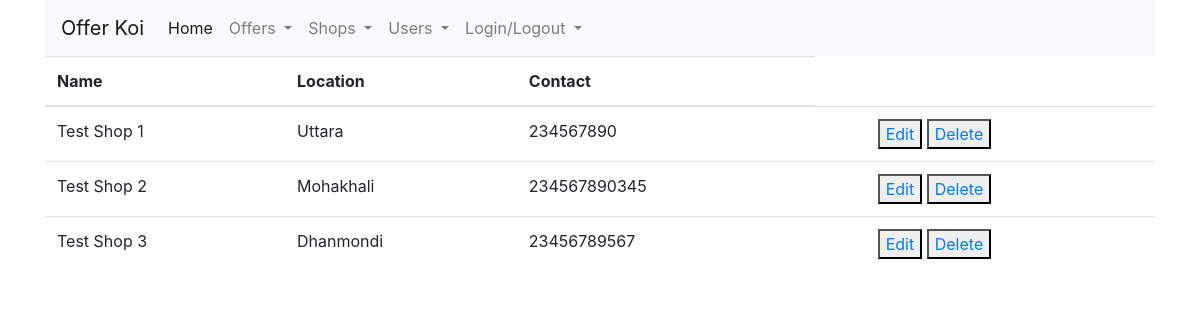
The app's page /shop/index/ (signed in), older data.
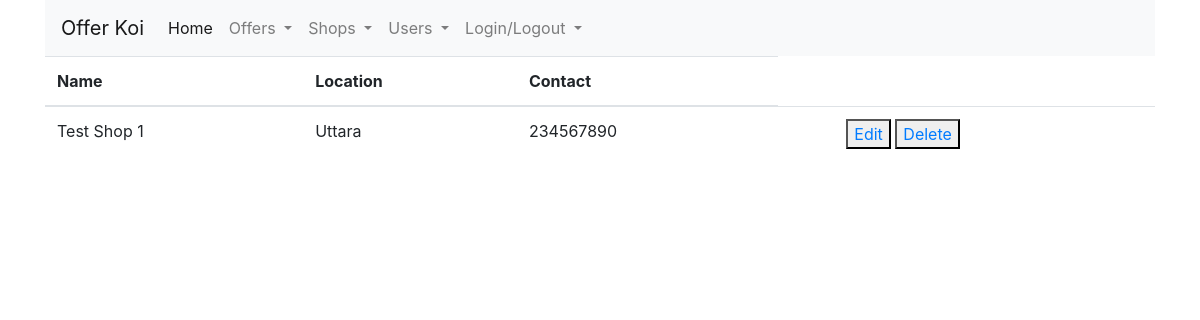
The same page, newer data.
### shop/models.py (models this page shows, shortened)
class ShopDetail(models.Model):
    name = models.CharField(max_length=155)
    location = models.CharField(max_length=300)
    contact = models.CharField(max_length=25)
    created_at = models.DateTimeField(default=timezone.now)
    updated_at = models.DateTimeField(default=timezone.now)

### shop/views.py (the view)
# urls.py: path('index/', views.index, name='offer_index'),
@login_required(login_url='login')
def index(request):
    shop_data = ShopDetail.objects.all()
    context = {
        'shop_data': shop_data
    }
    return render(request, 'shop/index.html', context)

### templates/shop/index.html
{% extends 'home/base.html' %}
{% block content %}
    <table class="table">
  <thead>
    <tr>
      <th scope="col">Name</th>
      <th scope="col">Location</th>
      <th scope="col">Contact</th>
    </tr>
  </thead>
  <tbody>
  {% for shop in shop_data %}
    <tr>
      <td>{{ shop.name }}</td>
      <td>{{ shop.location }}</td>
      <td>{{ shop.contact }}</td>
      <td>{{ offer.shop_id.location }}</td>
      <td>
            <div>
                <button><a href="{% url 'edit_shop' shop.id %}">Edit</a></button>
                <button><a href="{% url 'delete_shop' shop.id %}">Delete</a></button>
            </div>
        </td>
    </tr>
  {% endfor %}
  </tbody>
</table>
{% endblock %}

Row changes from the older to the newer data that the page shows:
removed ShopDetail: name "Test Shop 2", location "Mohakhali", contact "234567890345"
removed ShopDetail: name "Test Shop 3", location "Dhanmondi", contact "23456789567"
